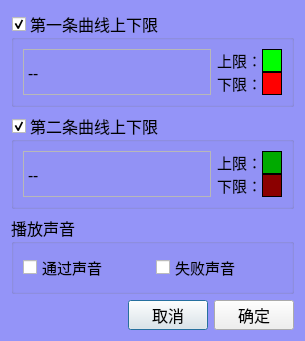
<?xml version="1.0" encoding="UTF-8"?>
<ui version="4.0">
 <class>dlgLimitSetup</class>
 <widget class="QDialog" name="dlgLimitSetup">
  <property name="geometry">
   <rect>
    <x>0</x>
    <y>0</y>
    <width>305</width>
    <height>271</height>
   </rect>
  </property>
  <property name="font">
   <font>
    <family>楷体</family>
    <pointsize>12</pointsize>
   </font>
  </property>
  <property name="windowTitle">
   <string>设定曲线上下限</string>
  </property>
  <property name="styleSheet">
   <string notr="true">QDialog
{
	
	background-color: rgb(148, 148, 248);
}</string>
  </property>
  <layout class="QVBoxLayout" name="verticalLayout_4">
   <item>
    <widget class="QGroupBox" name="grpTraceA">
     <property name="font">
      <font>
       <family>楷体</family>
       <pointsize>12</pointsize>
      </font>
     </property>
     <property name="title">
      <string>第一条曲线上下限</string>
     </property>
     <property name="checkable">
      <bool>true</bool>
     </property>
     <layout class="QHBoxLayout" name="horizontalLayout_7" stretch="10,0">
      <item>
       <widget class="ClickedLabel" name="btnTraceALimit">
        <property name="font">
         <font>
          <family>楷体</family>
          <pointsize>12</pointsize>
         </font>
        </property>
        <property name="frameShape">
         <enum>QFrame::StyledPanel</enum>
        </property>
        <property name="text">
         <string>--</string>
        </property>
       </widget>
      </item>
      <item>
       <layout class="QVBoxLayout" name="verticalLayout_2">
        <property name="spacing">
         <number>0</number>
        </property>
        <item>
         <layout class="QHBoxLayout" name="horizontalLayout">
          <property name="spacing">
           <number>0</number>
          </property>
          <item>
           <widget class="QLabel" name="label">
            <property name="font">
             <font>
              <family>楷体</family>
              <pointsize>11</pointsize>
             </font>
            </property>
            <property name="text">
             <string>上限：</string>
            </property>
           </widget>
          </item>
          <item>
           <widget class="ClickedLabel" name="clrTraceAUp">
            <property name="minimumSize">
             <size>
              <width>20</width>
              <height>0</height>
             </size>
            </property>
            <property name="maximumSize">
             <size>
              <width>20</width>
              <height>16777215</height>
             </size>
            </property>
            <property name="styleSheet">
             <string notr="true"> 
background-color: rgb(0, 255, 0);</string>
            </property>
            <property name="frameShape">
             <enum>QFrame::Box</enum>
            </property>
            <property name="frameShadow">
             <enum>QFrame::Plain</enum>
            </property>
            <property name="text">
             <string/>
            </property>
           </widget>
          </item>
         </layout>
        </item>
        <item>
         <layout class="QHBoxLayout" name="horizontalLayout_2">
          <property name="spacing">
           <number>0</number>
          </property>
          <item>
           <widget class="QLabel" name="label_2">
            <property name="font">
             <font>
              <family>楷体</family>
              <pointsize>11</pointsize>
             </font>
            </property>
            <property name="text">
             <string>下限：</string>
            </property>
           </widget>
          </item>
          <item>
           <widget class="ClickedLabel" name="clrTraceADown">
            <property name="minimumSize">
             <size>
              <width>20</width>
              <height>0</height>
             </size>
            </property>
            <property name="maximumSize">
             <size>
              <width>20</width>
              <height>16777215</height>
             </size>
            </property>
            <property name="styleSheet">
             <string notr="true"> 
background-color: rgb(255, 0, 0);</string>
            </property>
            <property name="frameShape">
             <enum>QFrame::Box</enum>
            </property>
            <property name="frameShadow">
             <enum>QFrame::Plain</enum>
            </property>
            <property name="text">
             <string/>
            </property>
           </widget>
          </item>
         </layout>
        </item>
       </layout>
      </item>
     </layout>
    </widget>
   </item>
   <item>
    <widget class="QGroupBox" name="grpTraceB">
     <property name="font">
      <font>
       <family>楷体</family>
       <pointsize>12</pointsize>
      </font>
     </property>
     <property name="title">
      <string>第二条曲线上下限</string>
     </property>
     <property name="checkable">
      <bool>true</bool>
     </property>
     <layout class="QHBoxLayout" name="horizontalLayout_6" stretch="10,0">
      <item>
       <widget class="ClickedLabel" name="btnTraceBLimit">
        <property name="font">
         <font>
          <family>楷体</family>
          <pointsize>12</pointsize>
         </font>
        </property>
        <property name="frameShape">
         <enum>QFrame::StyledPanel</enum>
        </property>
        <property name="text">
         <string>--</string>
        </property>
       </widget>
      </item>
      <item>
       <layout class="QVBoxLayout" name="verticalLayout">
        <property name="spacing">
         <number>0</number>
        </property>
        <item>
         <layout class="QHBoxLayout" name="horizontalLayout_4">
          <property name="spacing">
           <number>0</number>
          </property>
          <item>
           <widget class="QLabel" name="label_3">
            <property name="font">
             <font>
              <family>楷体</family>
              <pointsize>11</pointsize>
             </font>
            </property>
            <property name="text">
             <string>上限：</string>
            </property>
           </widget>
          </item>
          <item>
           <widget class="ClickedLabel" name="clrTraceBUp">
            <property name="minimumSize">
             <size>
              <width>20</width>
              <height>0</height>
             </size>
            </property>
            <property name="maximumSize">
             <size>
              <width>20</width>
              <height>16777215</height>
             </size>
            </property>
            <property name="styleSheet">
             <string notr="true"> 
background-color: rgb(0, 170, 0);</string>
            </property>
            <property name="frameShape">
             <enum>QFrame::Box</enum>
            </property>
            <property name="frameShadow">
             <enum>QFrame::Plain</enum>
            </property>
            <property name="text">
             <string/>
            </property>
           </widget>
          </item>
         </layout>
        </item>
        <item>
         <layout class="QHBoxLayout" name="horizontalLayout_5">
          <property name="spacing">
           <number>0</number>
          </property>
          <item>
           <widget class="QLabel" name="label_4">
            <property name="font">
             <font>
              <family>楷体</family>
              <pointsize>11</pointsize>
             </font>
            </property>
            <property name="text">
             <string>下限：</string>
            </property>
           </widget>
          </item>
          <item>
           <widget class="ClickedLabel" name="clrTraceBDown">
            <property name="minimumSize">
             <size>
              <width>20</width>
              <height>0</height>
             </size>
            </property>
            <property name="maximumSize">
             <size>
              <width>20</width>
              <height>16777215</height>
             </size>
            </property>
            <property name="styleSheet">
             <string notr="true">background-color: rgb(139, 0, 0);</string>
            </property>
            <property name="frameShape">
             <enum>QFrame::Box</enum>
            </property>
            <property name="frameShadow">
             <enum>QFrame::Plain</enum>
            </property>
            <property name="text">
             <string/>
            </property>
           </widget>
          </item>
         </layout>
        </item>
       </layout>
      </item>
     </layout>
    </widget>
   </item>
   <item>
    <widget class="QGroupBox" name="groupBox">
     <property name="font">
      <font>
       <family>楷体</family>
       <pointsize>12</pointsize>
      </font>
     </property>
     <property name="title">
      <string>播放声音</string>
     </property>
     <layout class="QHBoxLayout" name="horizontalLayout_8">
      <item>
       <widget class="QCheckBox" name="chkPassSound">
        <property name="font">
         <font>
          <family>楷体</family>
          <pointsize>11</pointsize>
         </font>
        </property>
        <property name="layoutDirection">
         <enum>Qt::LeftToRight</enum>
        </property>
        <property name="text">
         <string>通过声音</string>
        </property>
        <property name="tristate">
         <bool>false</bool>
        </property>
       </widget>
      </item>
      <item>
       <widget class="QCheckBox" name="chkFailSound">
        <property name="font">
         <font>
          <family>楷体</family>
          <pointsize>11</pointsize>
         </font>
        </property>
        <property name="layoutDirection">
         <enum>Qt::LeftToRight</enum>
        </property>
        <property name="text">
         <string>失败声音</string>
        </property>
       </widget>
      </item>
     </layout>
    </widget>
   </item>
   <item>
    <layout class="QHBoxLayout" name="horizontalLayout_3">
     <item>
      <spacer name="horizontalSpacer">
       <property name="orientation">
        <enum>Qt::Horizontal</enum>
       </property>
       <property name="sizeHint" stdset="0">
        <size>
         <width>40</width>
         <height>20</height>
        </size>
       </property>
      </spacer>
     </item>
     <item>
      <widget class="QPushButton" name="btnCancel">
       <property name="minimumSize">
        <size>
         <width>0</width>
         <height>30</height>
        </size>
       </property>
       <property name="font">
        <font>
         <family>楷体</family>
         <pointsize>12</pointsize>
        </font>
       </property>
       <property name="text">
        <string>取消</string>
       </property>
      </widget>
     </item>
     <item>
      <widget class="QPushButton" name="btnOk">
       <property name="minimumSize">
        <size>
         <width>0</width>
         <height>30</height>
        </size>
       </property>
       <property name="font">
        <font>
         <family>楷体</family>
         <pointsize>12</pointsize>
        </font>
       </property>
       <property name="text">
        <string>确定</string>
       </property>
      </widget>
     </item>
    </layout>
   </item>
  </layout>
 </widget>
 <customwidgets>
  <customwidget>
   <class>ClickedLabel</class>
   <extends>QLabel</extends>
   <header>ClickedLabel.h</header>
  </customwidget>
 </customwidgets>
 <resources/>
 <connections/>
</ui>
